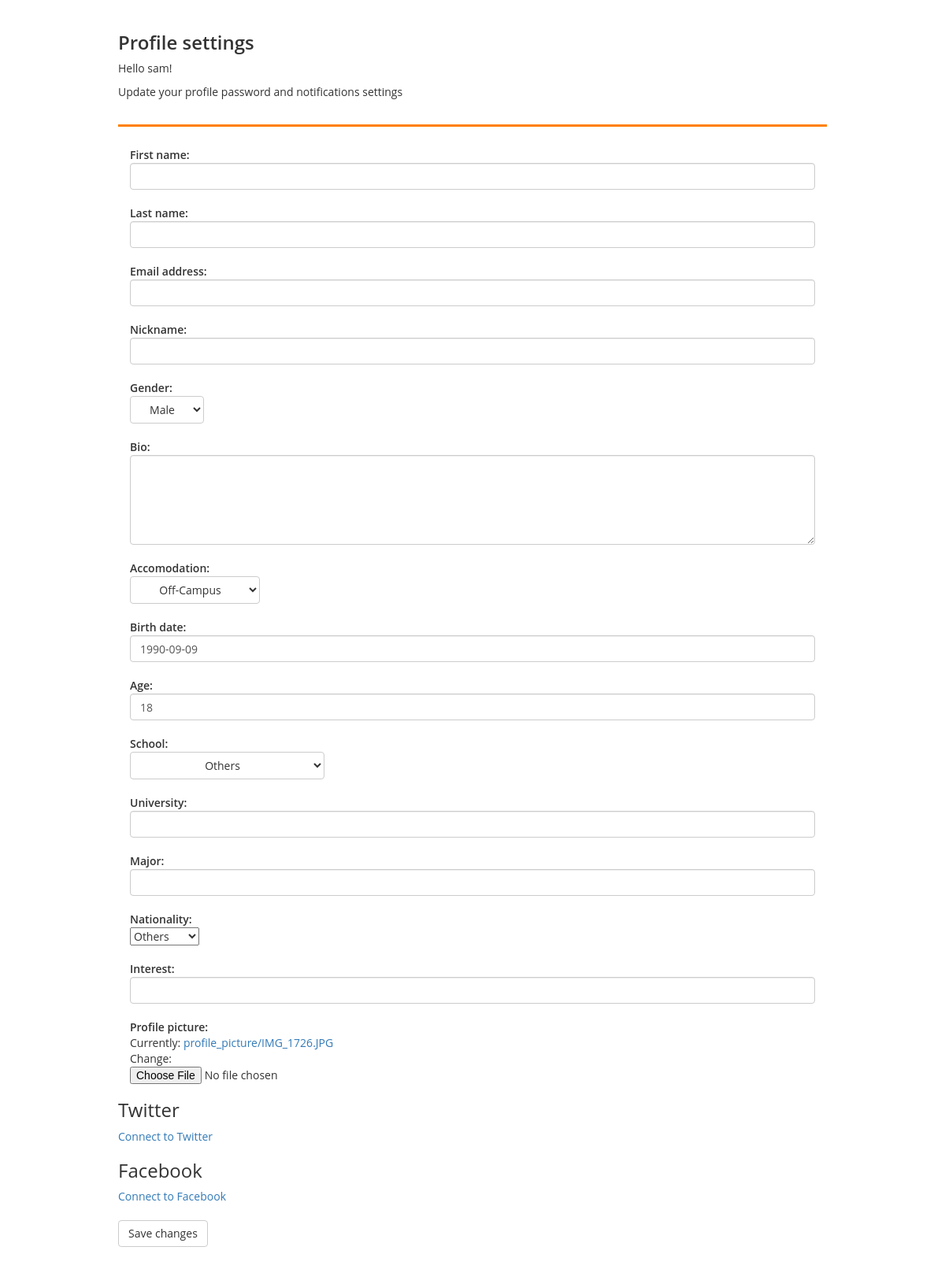
The app's page /me/settings/ (signed in), older data.
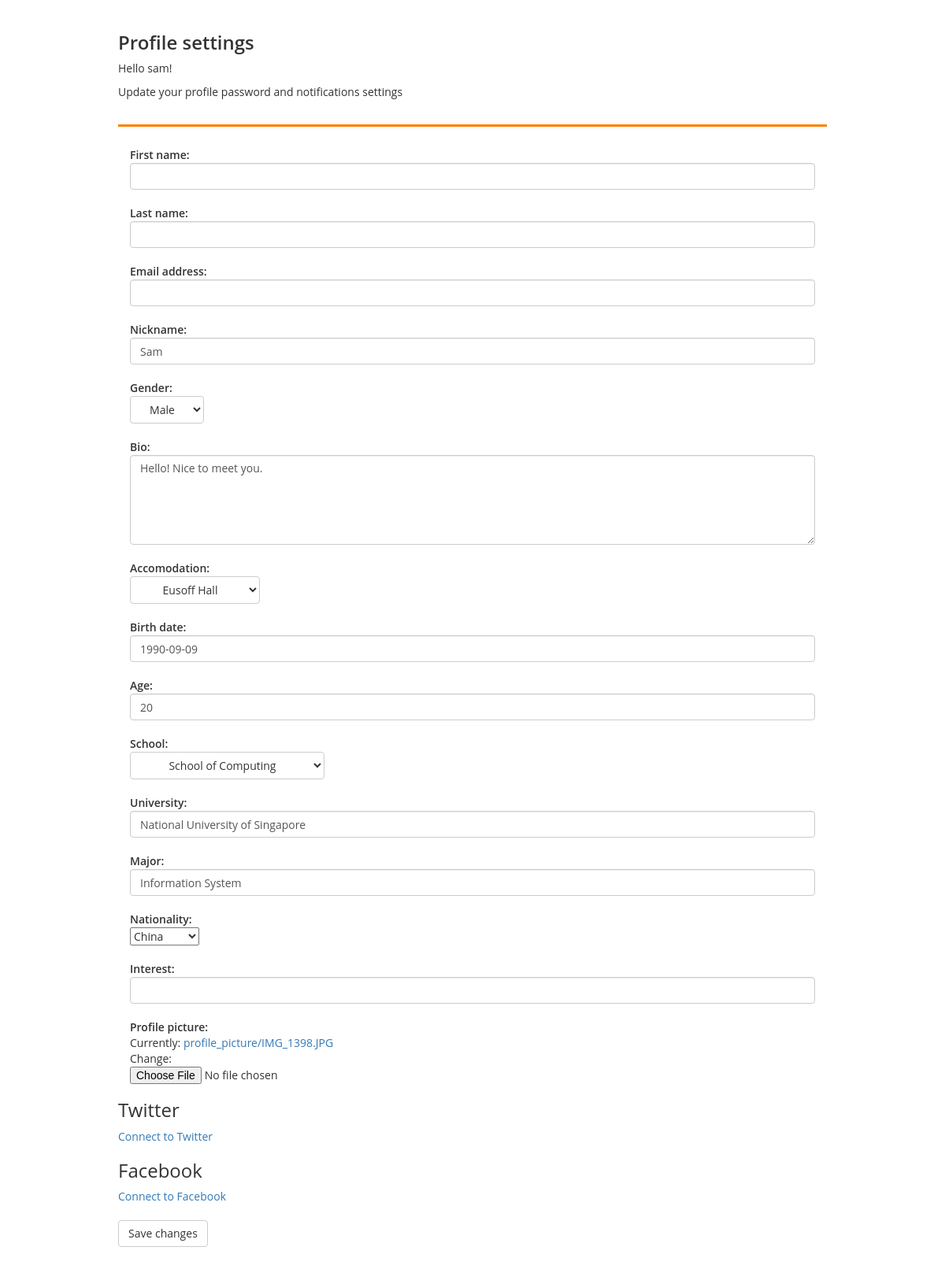
The same page, newer data.
### nusxchange/models.py (models this page shows, shortened)
class Profile(models.Model):
    soc = 1
    fass = 2
    fos = 3
    biz = 4
    dent = 5
    sde = 6
    duke = 7
    eng = 8
    law = 9
    med = 10
    music = 11
    sph = 12
    spp = 13
    yale = 14
    oth = 15
    SCHOOL_CHOICES = (
        (soc, 'School of Computing'),
        (fass, 'Faculty of Arts & Social Science'),
        (fos, 'Faculty of Science'),
        (biz, 'Business and Accountancy'),
        (dent, 'Dentistry'),
        (sde, 'Design & Environment'),
        (duke, 'Duke-NUS'),
        (eng, 'Engineering'),
        (law, 'Law'),
        (med, 'Medicine'),
        (music, 'Music'),
        (sph, 'Public Health'),
        (spp, 'Public Policy'),
        (yale, 'Yale-NUS'),
        (oth, 'Others'),
        )
    TEMASEK='TH'
    EUSOFF='EH'
    CINNAMON='CC'
    TEMBUSU='TC'
    OFFCAMPUS='OC'
    ACCOMODATION_CHOICES = (
        (TEMASEK, 'Temasek Hall'),
        (EUSOFF, 'Eusoff Hall'),
        (CINNAMON, 'Cinnamon College'),
        (TEMBUSU, 'Tembusu College'),
        (OFFCAMPUS, 'Off-Campus')
        )
    user = models.OneToOneField(User, on_delete=models.CASCADE)
    bio = models.TextField(max_length=500, null = False, blank=True )
    accomodation = models.CharField(
        max_length=2,
        blank=False,
        default = OFFCAMPUS,
        choices = ACCOMODATION_CHOICES,
        )
    birth_date = models.DateField(null=True, blank=False)
    school = models.PositiveSmallIntegerField(
        choices = SCHOOL_CHOICES,
        blank = False,
        default = oth,
        )
    nickname = models.CharField(max_length=30, null=False, blank=True)
    matric_num = models.CharField(
        max_length=9,
        blank=False,
        default = 'A0000000Z',)
    age = models.CharField(max_length=3, blank=False, default=18)
    gender = models.CharField(
        max_length=3,
        choices = (('F', 'Female'),('M', 'Male'),),
        default='M',
        )
    major = models.CharField(max_length=30, null = False, blank=True)
    NATIONALITY_CHOICES=(
        ('CN',  'China'),
        ('SG', 'Singapore'),
        ('OT', 'Others'),
        ) #tbc
    nationality = models.CharField(
        choices = NATIONALITY_CHOICES,
        max_length=2,
        blank=False,
        default='OT',
        )
    interest = models.CharField(max_length=300, null = False, blank=True)
    university = models.CharField(max_length=300, null = False, blank = True)
    facebook_url = models.URLField(null = False, blank=True, )
    profile_picture = models.ImageField(
        upload_to="profile_picture",
        blank=False,
        null = False,
        default="profile_picture/no-img.jpg",
        )

### profile_management/views.py (the view)
@login_required
@transaction.atomic
def edit_profile(request):
    if request.method == 'POST':
        user_form = UserForm(request.POST, instance=request.user)
        profile_form = ProfileForm(request.POST, instance=request.user.profile)
        if user_form.is_valid() and profile_form.is_valid():
            user_form.save()
            if 'profile_picture' in request.FILES:
                request.user.profile.profile_picture = request.FILES['profile_picture']
            profile_form.save()
            messages.success(request, 'Your profile was successfully updated!')
            return redirect('profile:myhome')
        else:
            messages.error(request, _('Please correct the error below.'))
    else:
        user_form = UserForm(instance=request.user)
        profile_form = ProfileForm(instance=request.user.profile)
    return render(
        request, 'profile_management/settings.html',
        {'user_form': user_form,'profile_form': profile_form}
        )

### profile_management/forms.py
class UserForm(forms.ModelForm):
    class Meta:
        model = User
        fields = ('first_name', 'last_name', 'email')
        widgets = {
            'first_name': forms.TextInput(attrs={'class': 'form-control'}),
            'last_name': forms.TextInput(attrs={'class': 'form-control'}),
            'email': forms.TextInput(attrs={'class': 'form-control'}),
        }

### templates/profile_management/settings.html (shortened to what this page needs)
{% block content %}
<!DOCTYPE html>
<html >
<head>
  <link rel='stylesheet prefetch' href='https://maxcdn.bootstrapcdn.com/bootstrap/3.3.7/css/bootstrap.min.css'>
{% load static %}
  <link rel="stylesheet" href="{% static 'profile_management/settings.css' %}">
</head>
<body>
  <div class="container-fluid">
  <div class="row">
    <div class="col-sm-12">
      <div class="profile-holder">
        <div class="profile-people-holder" border-bottom-color="#FFF">
          <div class="profile-name">
            <h3>Profile settings</h3>
				<p>Hello {{ user.username }}!</p>
            <p>Update your profile password and notifications settings</p>
          </div>
        </div>
        <div class="profile-settings-holder">
	<form method="post" enctype="multipart/form-data">
          {% for field in user_form %}
            <div class="form-group clearfix">
              <div class="col-sm-12 control-label">
                {{ field.label_tag }}
              </div>
              <div class="col-sm-12">
                {{ field }}
              </div>
            </div>
          {% endfor %}
          {% for field in profile_form %}
            <div class="form-group clearfix">
              <div class="col-sm-12 control-label">
                {{ field.label_tag }}
              </div>
              <div class="col-sm-12">
                {{ field }}
              </div>
            </div>
          {% endfor %}
 	<h3>Twitter</h3>
	{% if twitter_login %}
		<p>Connected as <a href="https://twitter.com/{{ twitter_login.extra_data.access_token.screen_name }}/" target="_blank">@{{ twitter_login.extra_data.access_token.screen_name }}</a></p>
		{% if can_disconnect %}
		   <form method="post" action="{% url 'social:disconnect' 'twitter' %}">
		     {% csrf_token %}
		     <button type="submit">Disconnect from Twitter</button>
		   </form>
		{% else %}
		   <button type="button" disabled>Disconnect from Twitter</button>
		   <p style="color: red">You must <a href="{% url 'password' %}">define a password</a> for your account before disconnecting from Twitter.</p>
		{% endif %}
	{% else %}
	 <a href="{% url 'social:begin' 'twitter' %}">Connect to Twitter</a>
	{% endif %}
	<h3>Facebook</h3>
	{% if facebook_login %}
   	<p>Connected as <a href="https://facebook.com/{{ facebook_login.extra_data.id }}/" target="_blank">{{ facebook_login.extra_data.id }}</a></p>
    		{% if can_disconnect %}
		      <form method="post" action="{% url 'social:disconnect' 'facebook' %}">
		      {% csrf_token %}
		      <button type="submit">Disconnect from Facebook</button>
		      </form>
		   {% else %}
		      <button type="button" disabled>Disconnect from Facebook</button>
		      <p style="color: red">You must <a href="{% url 'password' %}">define a password</a> for your account before disconnecting from Facebook.</p>
		   {% endif %}
	{% else %}
 		<a href="{% url 'social:begin' 'facebook' %}">Connect to Facebook</a><br><br>
	{% endif %}
  	<button type="submit" class="btn btn-default">Save changes</button>
	</form>
</html>
{% endblock %}

### profile_management/static/profile_management/settings.css (style rules this page uses)
html, body { font-family: "Open Sans", "Helvetica Neue", Arial, Helvetica, sans-serif; text-rendering: optimizeLegibility; -webkit-font-smoothing: antialiased; -moz-osx-font-smoothing: grayscale; }
.form-group .control-label label { font-weight: 600; margin-bottom: 0px; padding-top: 5px; }
.form-control { display:block;width:100%;height:34px;padding:6px 12px;font-size:14px;line-height:1.42857143;color:#555;background-color:#fff;background-image:none;border:1px solid #ccc;border-radius:4px;-webkit-box-shadow:inset 0 1px 1px rgba(0,0,0,.075);box-shadow:inset 0 1px 1px rgba(0,0,0,.075);-webkit-transition:border-color ease-in-out .15s,-webkit-box-shadow ease-in-out .15s;-o-transition:border-color ease-in-out .15s,box-shadow ease-in-out .15s;transition:border-color ease-in-out .15s,box-shadow ease-in-out .15s }
textarea.form-control { height:auto }
.form-group { margin-bottom:15px }
.profile-holder label, .profile-people-holder .profile-name h3, .notification-legend p, .settings-legend p { color: #333333; font-weight: 600; }
.profile-people-holder { padding: 1.5em 0; border-bottom: 3px solid #FF8000; margin-bottom: 1.5em; }
.profile-settings-holder form { padding-bottom: 1.5em; margin-bottom: 1.5em; }
@media screen and (min-width: 640px) { .container-fluid { padding: 0 12.5%; } }

Row changes from the older to the newer data that the page shows:
changed Profile "Male": nickname (not shown) → "Sam"; bio (not shown) → "Hello! Nice to meet you."; accomodation "Off-Campus" → "Eusoff Hall"; age "18" → "20"; school "Others" → "School of Computing"; university (not shown) → "National University of Singapore"; major (not shown) → "Information System"; nationality "Others" → "China"
Text that changed along with them:
text no longer shown: "Currently: profile_picture/IMG_1726.JPG Change:"
text now shown: "Currently: profile_picture/IMG_1398.JPG Change:"
